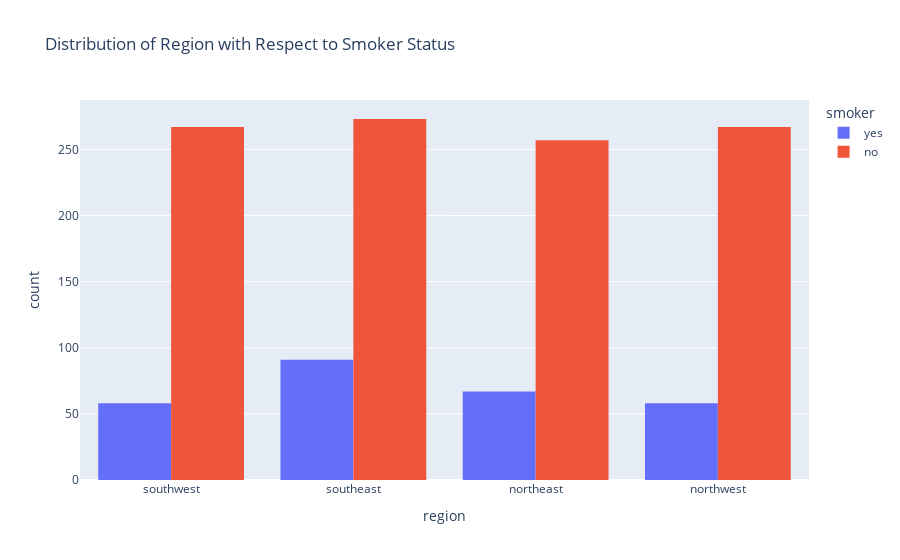
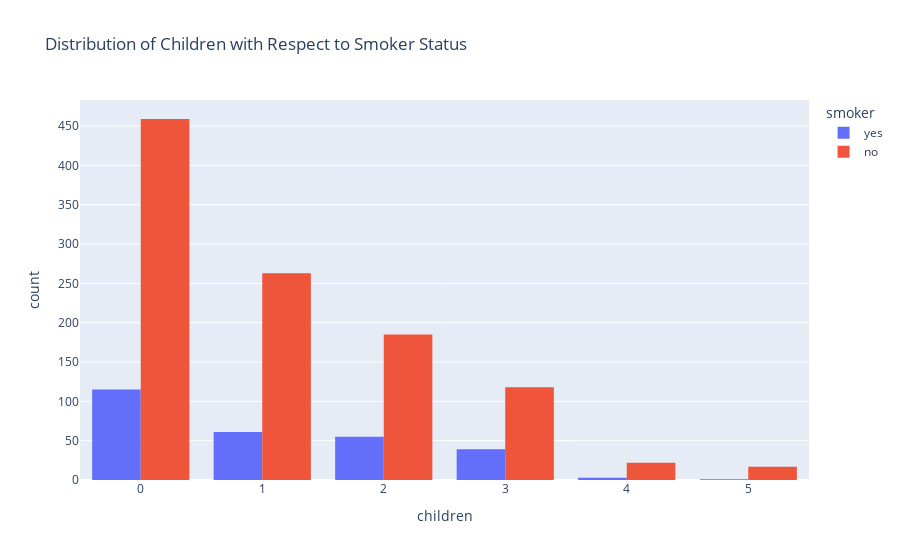

The notebook cell saved with these charts, in order:
### Markdown cell above
**Завдання 3**: Візуалізуйте з `plotly` розподіл кожного з настуних стовпців відносно того, чи є людина курцем (`smoker`)
- `region`
- `children`

та опишіть коротко свої спостереження.

### Code cell
import plotly.express as px


# Visualize the distribution of 'region' with respect to 'smoker'
fig_region = px.histogram(df, x="region", color="smoker", barmode="group",
                         title="Distribution of Region with Respect to Smoker Status")
fig_region.show()

# Visualize the distribution of 'children' with respect to 'smoker'
fig_children = px.histogram(df, x="children", color="smoker", barmode="group",
                            title="Distribution of Children with Respect to Smoker Status")
fig_children.show()

### Figure 1 — Plotly figure (JSON) as saved in the notebook; plotly's stock layout.template omitted (floating-point values rounded to 4 significant figures; data arrays with more than 128 entries replaced by an {"elided": "..."} marker saying what was removed)
{"data": [{"alignmentgroup": "True", "bingroup": "x", "hovertemplate": "smoker=yes<br>region=%{x}<br>count=%{y}<extra></extra>", "legendgroup": "yes", "marker": {"color": "#636efa", "pattern": {"shape": ""}}, "name": "yes", "offsetgroup": "yes", "orientation": "v", "showlegend": true, "type": "histogram", "x": {"elided": "274 str values"}, "xaxis": "x", "yaxis": "y"}, {"alignmentgroup": "True", "bingroup": "x", "hovertemplate": "smoker=no<br>region=%{x}<br>count=%{y}<extra></extra>", "legendgroup": "no", "marker": {"color": "#EF553B", "pattern": {"shape": ""}}, "name": "no", "offsetgroup": "no", "orientation": "v", "showlegend": true, "type": "histogram", "x": {"elided": "1064 str values"}, "xaxis": "x", "yaxis": "y"}], "layout": {"barmode": "group", "legend": {"title": {"text": "smoker"}, "tracegroupgap": 0}, "title": {"text": "Distribution of Region with Respect to Smoker Status"}, "xaxis": {"anchor": "y", "domain": [0, 1], "title": {"text": "region"}}, "yaxis": {"anchor": "x", "domain": [0, 1], "title": {"text": "count"}}}}

### Figure 2 — Plotly figure (JSON) as saved in the notebook; plotly's stock layout.template omitted (floating-point values rounded to 4 significant figures; data arrays with more than 128 entries replaced by an {"elided": "..."} marker saying what was removed)
{"data": [{"alignmentgroup": "True", "bingroup": "x", "hovertemplate": "smoker=yes<br>children=%{x}<br>count=%{y}<extra></extra>", "legendgroup": "yes", "marker": {"color": "#636efa", "pattern": {"shape": ""}}, "name": "yes", "offsetgroup": "yes", "orientation": "v", "showlegend": true, "type": "histogram", "x": {"elided": "274 int values"}, "xaxis": "x", "yaxis": "y"}, {"alignmentgroup": "True", "bingroup": "x", "hovertemplate": "smoker=no<br>children=%{x}<br>count=%{y}<extra></extra>", "legendgroup": "no", "marker": {"color": "#EF553B", "pattern": {"shape": ""}}, "name": "no", "offsetgroup": "no", "orientation": "v", "showlegend": true, "type": "histogram", "x": {"elided": "1064 int values"}, "xaxis": "x", "yaxis": "y"}], "layout": {"barmode": "group", "legend": {"title": {"text": "smoker"}, "tracegroupgap": 0}, "title": {"text": "Distribution of Children with Respect to Smoker Status"}, "xaxis": {"anchor": "y", "domain": [0, 1], "title": {"text": "children"}}, "yaxis": {"anchor": "x", "domain": [0, 1], "title": {"text": "count"}}}}
